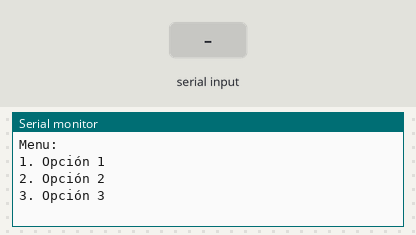
A sketch run on a simulated Arduino Uno, built with avr-gcc and run on an emulated ATmega328P. Parts: the last lines printed to the serial monitor. Inputs (shaded band) come from the test bench.

Above: at 1.2 s.
1.3 s: "1" received over Serial
At 1.6 s:
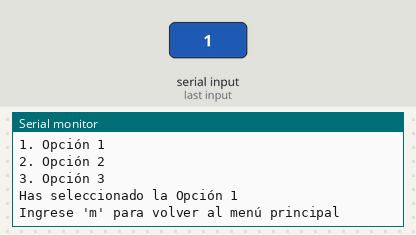
2.8 s: "2" received over Serial
At 4.0 s:
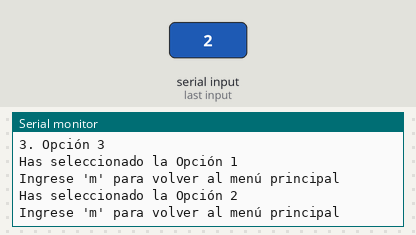

Measured:
- after the input at 1.3 s, the serial monitor: prints a new line at once (image 1)
- after the input at 2.8 s, the serial monitor: prints a new line at once (image 2)

The sketch:

Prelab_06.ino
```cpp
void setup() {
  // Inicializar la comunicación serial a 115200 baudios
  Serial.begin(115200);

  // Esperar a que la comunicación serial se establezca
  while (!Serial) {
    ;
  }

  imprimirMenu();
}

void loop() {
  if (Serial.available() > 0) {
    char opcion = Serial.read();

    switch (opcion) {
      case '1':
        Serial.println("Has seleccionado la Opción 1");
        Serial.println("Ingrese 'm' para volver al menú principal");
        break;

      case '2':
        Serial.println("Has seleccionado la Opción 2");
        Serial.println("Ingrese 'm' para volver al menú principal");
        break;

      case '3':
        Serial.println("Has seleccionado la Opción 3");
        Serial.println("Ingrese 'm' para volver al menú principal");
        break;

      case 'm':
      case 'M':
        // Si el usuario presiona 'm' o 'M', mostrar el menú nuevamente
        imprimirMenu();
        break;

      default:
        break;  // Agrega un break aquí para corregir el error de compilación
    }
  }
}

void imprimirMenu() {
  Serial.println("Menu:");
  Serial.println("1. Opción 1");
  Serial.println("2. Opción 2");
  Serial.println("3. Opción 3");
}
```
